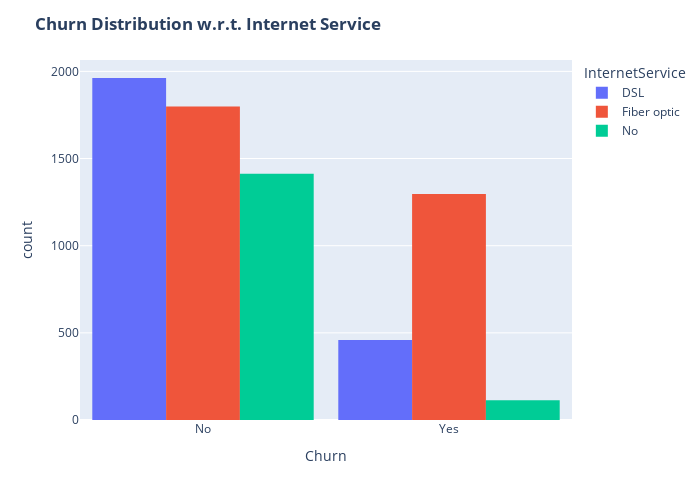

This figure's notebook cell:
### Code cell
InternetService_mape={0:'DSL',1:'Fiber optic',2:'No'}
churn_map={0:'No',1:'Yes'}
fig=px.histogram(Data,x=Data['Churn'],color=Data['InternetService'],barmode='group',labels={'x': 'Churn'})
fig.update_layout(width=700, height=500, bargap=0.1)
fig.update_layout(title_text="<b>Churn Distribution w.r.t. Internet Service </b>")

fig.show()

### Figure 1 — Plotly figure (JSON) as saved in the notebook; plotly's stock layout.template omitted (floating-point values rounded to 4 significant figures; data arrays with more than 128 entries replaced by an {"elided": "..."} marker saying what was removed)
{"data": [{"alignmentgroup": "True", "bingroup": "x", "hovertemplate": "InternetService=DSL<br>Churn=%{x}<br>count=%{y}<extra></extra>", "legendgroup": "DSL", "marker": {"color": "#636efa", "pattern": {"shape": ""}}, "name": "DSL", "offsetgroup": "DSL", "orientation": "v", "showlegend": true, "type": "histogram", "x": {"elided": "2421 str values"}, "xaxis": "x", "yaxis": "y"}, {"alignmentgroup": "True", "bingroup": "x", "hovertemplate": "InternetService=Fiber optic<br>Churn=%{x}<br>count=%{y}<extra></extra>", "legendgroup": "Fiber optic", "marker": {"color": "#EF553B", "pattern": {"shape": ""}}, "name": "Fiber optic", "offsetgroup": "Fiber optic", "orientation": "v", "showlegend": true, "type": "histogram", "x": {"elided": "3096 str values"}, "xaxis": "x", "yaxis": "y"}, {"alignmentgroup": "True", "bingroup": "x", "hovertemplate": "InternetService=No<br>Churn=%{x}<br>count=%{y}<extra></extra>", "legendgroup": "No", "marker": {"color": "#00cc96", "pattern": {"shape": ""}}, "name": "No", "offsetgroup": "No", "orientation": "v", "showlegend": true, "type": "histogram", "x": {"elided": "1526 str values"}, "xaxis": "x", "yaxis": "y"}], "layout": {"bargap": 0.1, "barmode": "group", "height": 500, "legend": {"title": {"text": "InternetService"}, "tracegroupgap": 0}, "margin": {"t": 60}, "title": {"text": "<b>Churn Distribution w.r.t. Internet Service </b>"}, "width": 700, "xaxis": {"anchor": "y", "domain": [0, 1], "title": {"text": "Churn"}}, "yaxis": {"anchor": "x", "domain": [0, 1], "title": {"text": "count"}}}}
